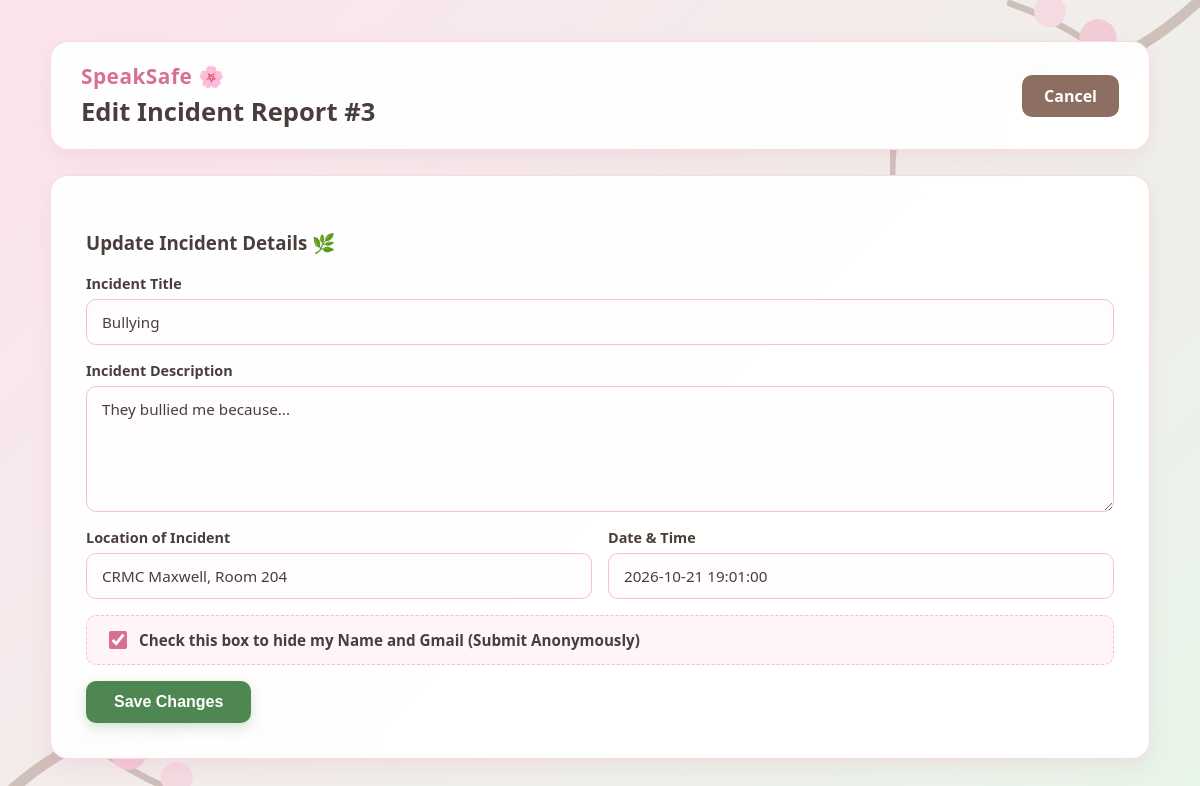
Screenshot of /edit_report.php?id=3 (signed in) with the database file from the repository.
### tables this page shows
CREATE TABLE `incidents_reports` (
  `report_id` int(11) NOT NULL,
  `user_id` int(11) NOT NULL,
  `title` varchar(150) NOT NULL,
  `description` text NOT NULL,
  `location` varchar(100) NOT NULL,
  `incident_date` datetime NOT NULL,
  `is_anonymous` tinyint(1) DEFAULT 0,
  `status` enum('Pending','Under Review','Resolved') DEFAULT 'Pending',
  `created_at` timestamp NOT NULL DEFAULT current_timestamp()
);

### edit_report.php (the view, shortened to what this page needs)
<?php
require_once 'config/db.php';
$report_id = $_GET['id'];
$user_id = $_SESSION['user_id'];
$user_role = $_SESSION['role'] ?? 'student';
if ($user_role === 'admin' || $user_role === 'council') {
    $stmt = $pdo->prepare("SELECT * FROM incidents_reports WHERE report_id = ?");
    $stmt->execute([$report_id]);
} else {
    $stmt = $pdo->prepare("SELECT * FROM incidents_reports WHERE report_id = ? AND user_id = ?");
    $stmt->execute([$report_id, $user_id]);
}
$report = $stmt->fetch();
?>
<!DOCTYPE html>
<html lang="en">
<head>
    <link rel="stylesheet" href="assets/css/styles.php">
    <link rel="stylesheet" href="https://cdn.jsdelivr.net/npm/flatpickr/dist/flatpickr.min.css">
</head>
<body>
<div class="dashboard-container">
    <div class="header-card">
        <div>
            <div style="font-size: 1.3rem; font-weight: 800; color: #d87093; letter-spacing: 0.5px; margin-bottom: 4px;">
                SpeakSafe 🌸
            </div>
            <h2>Edit Incident Report #<?php echo $report['report_id']; ?></h2>
        </div>
        <a href="dashboard.php" class="btn-cancel">Cancel</a>
    </div>
    <div class="edit-card">
        <h3>Update Incident Details 🌿</h3>
        <form method="POST" action="" class="report-form">
            <div class="form-group">
                <label for="title">Incident Title</label>
                <input type="text" id="title" name="title" class="form-control" value="<?php echo htmlspecialchars($report['title']); ?>" required>
            </div>
            <div class="form-group">
                <label for="description">Incident Description</label>
                <textarea id="description" name="description" class="form-control" rows="5" required><?php echo htmlspecialchars($report['description']); ?></textarea>
            </div>
            <div class="form-row">
                <div class="form-group">
                    <label for="location">Location of Incident</label>
                    <input type="text" id="location" name="location" class="form-control" value="<?php echo htmlspecialchars($report['location']); ?>" required>
                </div>
                <div class="form-group">
                    <label for="incident_date">Date & Time</label>
                    <input type="text" id="incident_date" name="incident_date" class="form-control" value="<?php echo htmlspecialchars($report['incident_date']); ?>" required>
                </div>
            </div>
            <label class="checkbox-card">
                <input type="checkbox" name="is_anonymous" value="1" <?php echo $report['is_anonymous'] == 1 ? 'checked' : ''; ?>>
                <span>Check this box to hide my Name and Gmail (Submit Anonymously)</span>
            </label>
            <button type="submit" name="update_report" class="btn-submit">Save Changes</button>
        </form>
    </div>
</div>
</body>
</html>

### edit_report.php (style rules this page uses)
.edit-card { background: var(--card-bg); backdrop-filter: blur(8px); padding: 35px; border-radius: 18px; box-shadow: 0 8px 20px rgba(216, 112, 147, 0.12); border: 1px solid rgba(243, 193, 207, 0.6); margin-top: 20px; }
.btn-cancel { display: inline-block; background-color: var(--branch-brown); color: white !important; padding: 10px 22px; border-radius: 10px; font-weight: bold; text-decoration: none !important; transition: opacity 0.3s ease; }

### rows the page displays
incidents_reports: report_id "3", title "Bullying", description "They bullied me because...", location "CRMC Maxwell, Room 204", incident_date "2026-10-21 19:01:00", is_anonymous "☑"
